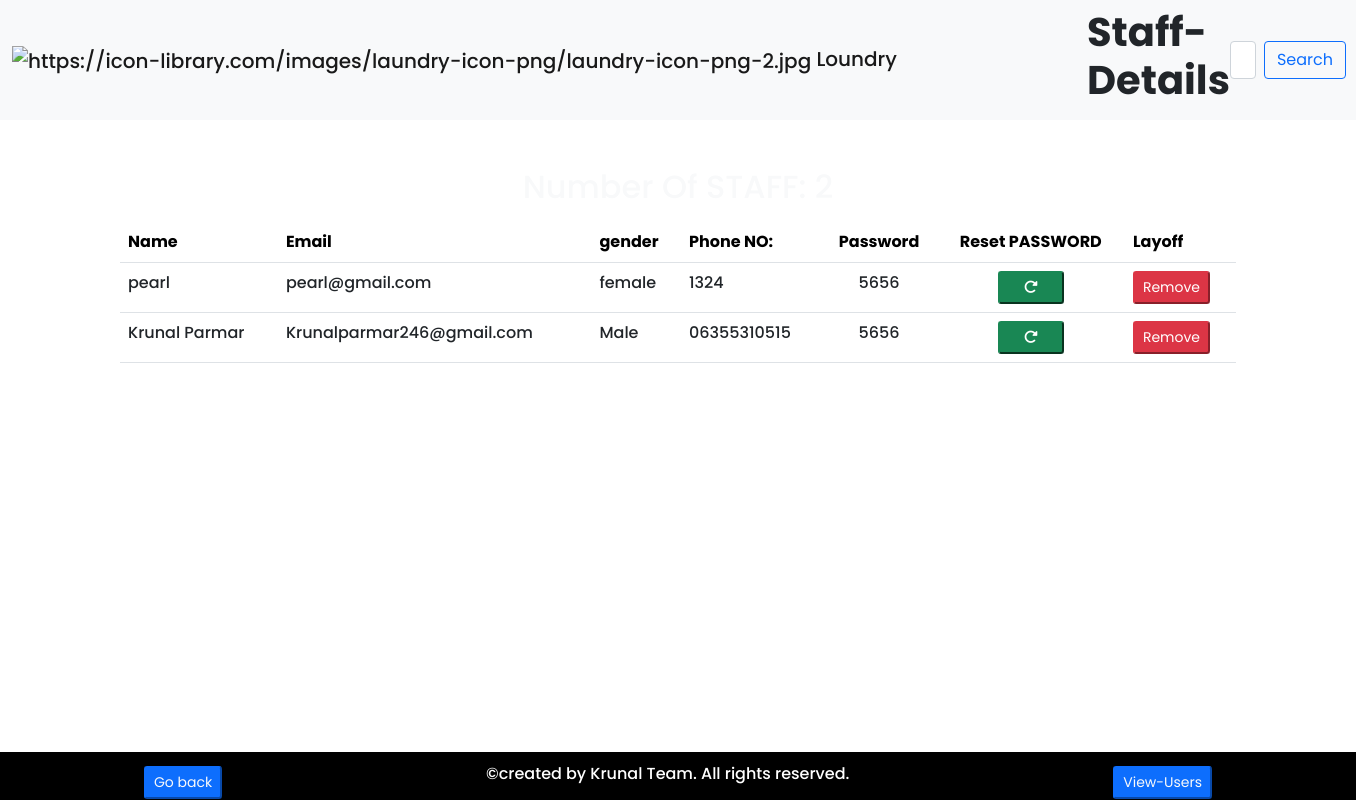
The page /view_staff.php (signed in) on the database its author committed.
### tables this page shows
CREATE TABLE `staff` (
  `id` int(11) NOT NULL,
  `name` text NOT NULL,
  `email` text NOT NULL,
  `gender` text NOT NULL,
  `phone` varchar(13) NOT NULL,
  `password` varchar(15) NOT NULL
);

### view_staff.php (the view, shortened to what this page needs)
<?php
require 'config.php';
if (!empty(isset($_POST['sear']))) {
  $search = $_POST['search'];
  if ($search=='') {
    $query = "SELECT * FROM staff";
    $result = mysqli_query($conn, $query);
  }
  elseif ($search=="male"||$search=="female"||$search=="fe"||$search=="ma"||$search=="Male"){
    $query = "SELECT * FROM staff WHERE like'%$search%'";
    $result = mysqli_query($conn, $query);
  }
  else{
    $query = "SELECT * FROM staff WHERE CONCAT(name,email,phone,gender) LIKE'%$search%'";
    $result = mysqli_query($conn, $query);
  }
}
else {
$query = "SELECT * FROM staff";
$result = mysqli_query($conn, $query);
}
?>
<!DOCTYPE html>
<html lang="en">
<head>
    <link rel="stylesheet" href="https://cdnjs.cloudflare.com/ajax/libs/font-awesome/6.5.2/css/all.min.css" />
    <link href="https://cdn.jsdelivr.net/npm/bootstrap@5.0.2/dist/css/bootstrap.min.css" rel="stylesheet">
  </head>
  <body>
    <nav class="navbar navbar-expand-lg navbar-light bg-light">
      <div class="container-fluid d-flex  justify-content-between">
        <a class="navbar-brand" href="#"><img class="sm" src="https://icon-library.com/images/laundry-icon-png/laundry-icon-png-2.jpg" alt="https://icon-library.com/images/laundry-icon-png/laundry-icon-png-2.jpg">&nbsp;Loundry</a>
        <h2>Staff-Details</h2>
        <form class="d-flex" action="view_staff.php" method="post">
        <input class="form-control me-2" type="search" placeholder="Name|Ph NO|Mail|Gen" aria-label="Search" name="search">
        <button class="btn btn-outline-primary" type="submit" name="sear">Search</button>
      </form>
      </div>
    </nav>
    <div class="container over border border-0 my-5" style="width:90vw;">
      <h2 class="text-center text-light my-3">Number Of STAFF: <?php echo mysqli_num_rows($result);?></h2>
      <?php if(mysqli_num_rows($result) > 0): ?>
      <table class="table table-hover" >
        <tr id="head">
          <th>Name</th>
          <th>Email</th>
          <th>gender</th>
          <th>Phone NO:</th>
          <th class="text-center">Password</th>
          <th class="text-center">Reset PASSWORD</th>
          <th>Layoff</th>
        </tr>
        <?php while($row = mysqli_fetch_assoc($result)): ?>
          <tr data-id="<?php echo $row['id'];?>">
            <td class="name"><?php echo $row['name']; ?></td>
            <td class="email"><?php echo $email=$row['email']; ?></td>
            <td class="gender"><?php echo $row['gender']; ?></td>
            <td><?php echo $row['phone']; ?></td>
            <td class="text-center"><?php echo $row['password']; ?></td>
            <td class="text-center">
              <form action="ResetStaffPasswordByAdmin.php" method="post">
                <button type="submit" class="btn-sm btn-success px-4">
                  <i class="fa-solid fa-rotate-right"></i>
                </button>
              </form>
            </td>
            <td>
                <button type="button" class="btn-sm btn-danger js">
                  Remove
                </button>
            </td>
          </tr>
        <?php endwhile; ?>
      </table>
    <?php endif; ?>
  </div>
    <footer class="fixed-bottom">
    <div class="d-flex justify-content-around m-0">
      <button class="btn-sm btn-primary m-1"><a class="text-light"style="text-decoration:none;"href="dashboard2.php">Go back</a></button>
      <p>&copy;created by Krunal Team. All rights reserved.</p>
      <button class="btn-sm btn-primary m-1">
        <a class="text-light" style="text-decoration:none;" href="view_users.php">View-Users</a>
      </button>
    </div>
    </footer>
  </body>
</html>

### view_staff.php (style rules this page uses)
body { background-image: url("https://img.freepik.com/free-photo/vivid-blurred-colorful-wallpaper-background_58702-3772.jpg?w=1380&t=st=1714930757~exp=1714931357~hmac=04884fd75db732bc81ec6c1ba9d893e5e0358249b6b8307e0b67e91c7a8cd35b"); background-repeat: repeat-y; background-size: cover; box-sizing: border-box; font-family: "Poppins", sans-serif; font-weight: 500; font-style: normal; font-size:1rem; }
#head { position: sticky; top:0px; color:black; background-color: #fff; padding: 20px; }
tr { transition: all 0.2s ease; }
footer { width: 100%; height: 6vh; padding: 10px; background-color: black; color: #fff; text-align: center; }
img { width:30px; height:30px; }

### rows shown on the page
staff: name "pearl", email "pearl@gmail.com", gender "female", phone "1324", password "5656"
staff: name "Krunal Parmar", email "Krunalparmar246@gmail.com", gender "Male", phone "06355310515", password "5656"
